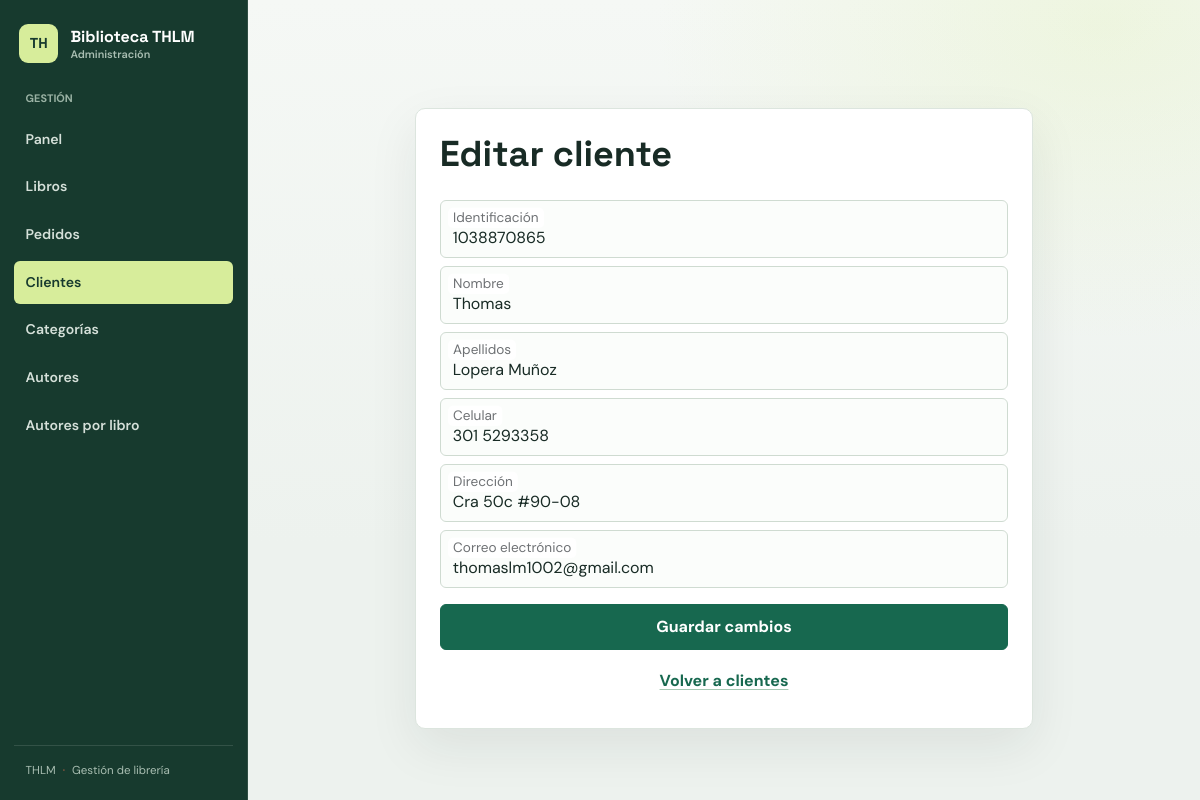
Page /vistas/editar_c.php?id=1 on the committed database.
### tables this page shows
CREATE TABLE `clientes` (
  `id_cliente` int(11) NOT NULL,
  `identificacion` varchar(12) NOT NULL,
  `nombre` varchar(64) NOT NULL,
  `apellidos` varchar(64) NOT NULL,
  `celular` varchar(15) NOT NULL,
  `direccion` varchar(128) NOT NULL,
  `correo` varchar(128) NOT NULL
);

### controler/conexionbd.php (called while the page is built, shortened)
<?php
    class ConexionBD {
    public static function getConn() {
        $link = null;
    try {
        $link = new PDO(
            "mysql:host=" . DB_HOST . ";port=" . DB_PORT . ";dbname=" . DB_NAME . ";charset=utf8mb4",
            DB_USER,
            DB_PASSWORD,
            array(PDO::ATTR_ERRMODE => PDO::ERRMODE_EXCEPTION)
        );
    } catch (PDOException $pdoe) {
        exit("Error: " . $pdoe->getMessage());
    }
    return $link;
    }
    }
?>

### controler/clientesctrl.php (called while the page is built, shortened)
<?php
    require_once(__DIR__ . '/conexionbd.php');
    require_once(__DIR__ . '/../model/clientes.php');
    class Clientesctrl {
        private $conn;
        public function __construct() {
            $this->conn = ConexionBD::getConn();
        }
        public function obtenerPorId($idCliente) {
            try {
                $stmt = $this->conn->prepare(
                    "SELECT id_cliente, identificacion, nombre, apellidos, celular, direccion, correo FROM clientes WHERE id_cliente = ?"
                );
                $stmt->execute(array($idCliente));
                $cli = $stmt->fetch(PDO::FETCH_ASSOC);
                $cliente = new Clientes(
                    $cli['identificacion'],
                    $cli['nombre'],
                    $cli['apellidos'],
                    $cli['celular'],
                    $cli['direccion'],
                    $cli['correo']
                );
                $cliente->setIdCliente($cli['id_cliente']);
                return $cliente;
            } catch (Exception $exc) {
                error_log("Error al consultar cliente: " . $exc->getMessage());
                return null;
            }
        }
    }
?>

### model/clientes.php (called while the page is built, shortened)
<?php
Class Clientes {
    private $identificacion;
    private $nombre;
    private $apellido;
    private $celular;
    private $direccion;
    private $correo;
    public function __construct($identificacion, $nombre, $apellido, $celular, $direccion, $correo) {
        $this->identificacion = $identificacion;
        $this->nombre = $nombre;
        $this->apellido = $apellido;
        $this->celular = $celular;
        $this->direccion = $direccion;
        $this->correo = $correo;
    }
    public function getIdentificacion() {
        return $this->identificacion;
    }
    public function getNombre() {
        return $this->nombre;
    }
    public function getApellido() {
        return $this->apellido;
    }
    public function getCelular() {
        return $this->celular;
    }
    public function getDireccion() {
        return $this->direccion;
    }
    public function getCorreo() {
        return $this->correo;
    }
}

### vistas/editar_c.php (the view, shortened to what this page needs)
<?php
require_once __DIR__ . '/../model/clientes.php';
require_once __DIR__ . '/../controler/clientesctrl.php';
function escapar($valor) {
    return htmlspecialchars((string) $valor, ENT_QUOTES, 'UTF-8');
}
$idCliente = $_POST['id'] ?? $_GET['id'] ?? '';
$clientesCtrl = new ClientesCtrl();
$clienteOriginal = $clientesCtrl->obtenerPorId((int) $idCliente);
$datos = [
    'identificacion' => $clienteOriginal->getIdentificacion(),
    'nombre' => $clienteOriginal->getNombre(),
    'apellidos' => $clienteOriginal->getApellido(),
    'celular' => $clienteOriginal->getCelular(),
    'direccion' => $clienteOriginal->getDireccion(),
    'correo' => $clienteOriginal->getCorreo()
];
?>
<!DOCTYPE html>
<html lang="es">
<head>
    <link href="https://cdn.jsdelivr.net/npm/bootstrap@5.3.8/dist/css/bootstrap.min.css" rel="stylesheet">
    <link rel="stylesheet" href="assets/admin.css">
</head>
<body>
<?php require __DIR__ . '/partials/topbar.php'; ?>
<main class="container">
    <div class="row justify-content-center">
        <div class="col-12 col-sm-8 col-md-6 col-lg-8 border p-4 mt-5 rounded-2 shadow-lg">
            <h1 class="h2">Editar cliente</h1>
            <form method="post" action="<?= escapar($_SERVER['PHP_SELF']) ?>">
                <div class="form-floating mb-2">
                    <input type="text" class="form-control" id="identificacion" name="identificacion"
                           value="<?= escapar($datos['identificacion']) ?>" placeholder="Identificación" required>
                    <label for="identificacion">Identificación</label>
                </div>
                <div class="form-floating mb-2">
                    <input type="text" class="form-control" id="nombre" name="nombre"
                           value="<?= escapar($datos['nombre']) ?>" placeholder="Nombre" required>
                    <label for="nombre">Nombre</label>
                </div>
                <div class="form-floating mb-2">
                    <input type="text" class="form-control" id="apellidos" name="apellidos"
                           value="<?= escapar($datos['apellidos']) ?>" placeholder="Apellidos" required>
                    <label for="apellidos">Apellidos</label>
                </div>
                <div class="form-floating mb-2">
                    <input type="tel" class="form-control" id="celular" name="celular"
                           value="<?= escapar($datos['celular']) ?>" placeholder="Celular" required>
                    <label for="celular">Celular</label>
                </div>
                <div class="form-floating mb-2">
                    <input type="text" class="form-control" id="direccion" name="direccion"
                           value="<?= escapar($datos['direccion']) ?>" placeholder="Dirección" required>
                    <label for="direccion">Dirección</label>
                </div>
                <div class="form-floating mb-3">
                    <input type="email" class="form-control" id="correo" name="correo"
                           value="<?= escapar($datos['correo']) ?>" placeholder="Correo electrónico" required>
                    <label for="correo">Correo electrónico</label>
                </div>
                <button type="submit" class="btn btn-primary w-100">Guardar cambios</button>
                <a href="crud_c.php" class="btn btn-link w-100 mt-2">Volver a clientes</a>
            </form>
        </div>
    </div>
</main>
</body>
</html>

### vistas/assets/admin.css (style rules this page uses)
:root { --admin-bg: #edf2ee; --admin-surface: #ffffff; --admin-ink: #182b25; --admin-muted: #687970; --admin-green: #17684f; --admin-green-dark: #104c3c; --admin-lime: #d7ed9b; --admin-coral: #bf513d; --admin-line: #dce5de; --admin-shadow: 0 18px 50px rgba(24, 43, 37, .08); }
html { min-width: 320px; }
body { min-height: 100vh; color: var(--admin-ink); background: radial-gradient(ellipse at 92% 3%, rgba(215, 237, 155, .24), transparent 28rem), linear-gradient(180deg, #f5f8f5 0, var(--admin-bg) 34rem); font-family: "DM Sans", sans-serif; }
h1, h2, h3, .navbar-brand { font-family: "Space Grotesk", sans-serif; }
main.container { padding-top: clamp(2rem, 5vw, 4.25rem); padding-bottom: 4rem; }
main.container > .row { --bs-gutter-x: 0; }
main.container > .row > [class*="col-"] { max-width: 1120px; padding: clamp(1.25rem, 3vw, 2.5rem); border: 1px solid var(--admin-line) !important; border-radius: 10px !important; background: var(--admin-surface); box-shadow: var(--admin-shadow) !important; }
main.container > .row > [class*="col-"] h1 { margin-bottom: .45rem; font-size: clamp(1.8rem, 3vw, 2.4rem); font-weight: 700; letter-spacing: 0; }
main.container > .row > [class*="col-"] > h1 { margin-bottom: 1.5rem; }
.btn { min-height: 42px; padding: .62rem .95rem; border-radius: 6px; font-weight: 700; transition: transform .16s ease, background-color .16s ease, border-color .16s ease; }
.btn-primary { border-color: var(--admin-green); background: var(--admin-green); }
.btn-link { color: var(--admin-green); text-decoration-color: #a6c8b3; text-underline-offset: .2em; }
.form-control, .form-select { min-height: 54px; border-color: #cfdbd1; border-radius: 6px; color: var(--admin-ink); background-color: #fbfdfb; }
.form-floating > label, .form-label { color: var(--admin-muted); }
@media (min-width: 576px) { main.container { width: calc(100% - 248px); max-width: none; margin: 0 0 0 248px; } }

### rows in the picture
clientes: identificacion "1038870865", nombre "Thomas", apellidos "Lopera Muñoz", celular "301 5293358", direccion "Cra 50c #90-08", correo "thomaslm1002@gmail.com"

### other values in the picture
$etiqueta "Panel"
$etiqueta "Libros"
$etiqueta "Pedidos"
$etiqueta "Clientes"
$etiqueta "Categorías"
$etiqueta "Autores"
$etiqueta "Autores por libro"
